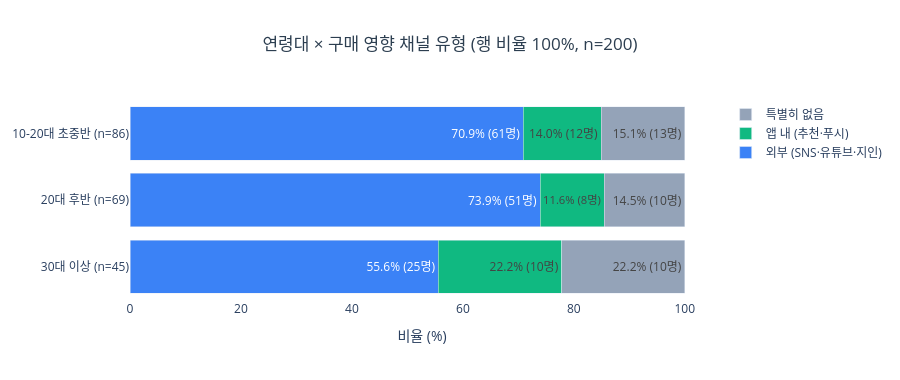

Notebook code cell kept with this figure:
### Code cell
cross_ea_pct = (cross_ea.div(cross_ea.sum(axis=1), axis=0) * 100).round(1)
age_channel_labels = [f'{age} (n={cross_ea.loc[age].sum()})' for age in AGE_GROUP_ORDER]

fig = go.Figure()
fig.add_trace(go.Bar(
    name='외부 (SNS·유튜브·지인)', y=age_channel_labels, x=cross_ea_pct['외부'],
    orientation='h', marker_color='#3B82F6',
    text=[f"{p}% ({n}명)" for p, n in zip(cross_ea_pct['외부'], cross_ea['외부'])], textposition='inside',
))
fig.add_trace(go.Bar(
    name='앱 내 (추천·푸시)', y=age_channel_labels, x=cross_ea_pct['앱 내'],
    orientation='h', marker_color='#10B981',
    text=[f"{p}% ({n}명)" for p, n in zip(cross_ea_pct['앱 내'], cross_ea['앱 내'])], textposition='inside',
))
fig.add_trace(go.Bar(
    name='특별히 없음', y=age_channel_labels, x=cross_ea_pct['특별히 없음'],
    orientation='h', marker_color='#94A3B8',
    text=[f"{p}% ({n}명)" for p, n in zip(cross_ea_pct['특별히 없음'], cross_ea['특별히 없음'])], textposition='inside',
))

fig.update_layout(
    title=dict(text=f'연령대 × 구매 영향 채널 유형 (행 비율 100%, n={len(df_age_channel)})',
               x=0.5, xanchor='center', font=dict(size=17, color='#2c3e50')),
    barmode='stack',
    xaxis_title='비율 (%)',
    yaxis=dict(autorange='reversed'),
    plot_bgcolor='white',
    height=380,
)
fig.show()

### Figure 1 — Plotly figure (JSON) as saved in the notebook; plotly's stock layout.template omitted (floating-point values rounded to 4 significant figures)
{"data": [{"marker": {"color": "#3B82F6"}, "name": "외부 (SNS·유튜브·지인)", "orientation": "h", "text": ["70.9% (61명)", "73.9% (51명)", "55.6% (25명)"], "textposition": "inside", "type": "bar", "x": [70.9, 73.9, 55.6], "y": ["10-20대 초중반 (n=86)", "20대 후반 (n=69)", "30대 이상 (n=45)"]}, {"marker": {"color": "#10B981"}, "name": "앱 내 (추천·푸시)", "orientation": "h", "text": ["14.0% (12명)", "11.6% (8명)", "22.2% (10명)"], "textposition": "inside", "type": "bar", "x": [14.0, 11.6, 22.2], "y": ["10-20대 초중반 (n=86)", "20대 후반 (n=69)", "30대 이상 (n=45)"]}, {"marker": {"color": "#94A3B8"}, "name": "특별히 없음", "orientation": "h", "text": ["15.1% (13명)", "14.5% (10명)", "22.2% (10명)"], "textposition": "inside", "type": "bar", "x": [15.1, 14.5, 22.2], "y": ["10-20대 초중반 (n=86)", "20대 후반 (n=69)", "30대 이상 (n=45)"]}], "layout": {"barmode": "stack", "height": 380, "plot_bgcolor": "white", "title": {"font": {"color": "#2c3e50", "size": 17}, "text": "연령대 × 구매 영향 채널 유형 (행 비율 100%, n=200)", "x": 0.5, "xanchor": "center"}, "xaxis": {"title": {"text": "비율 (%)"}}, "yaxis": {"autorange": "reversed"}}}
